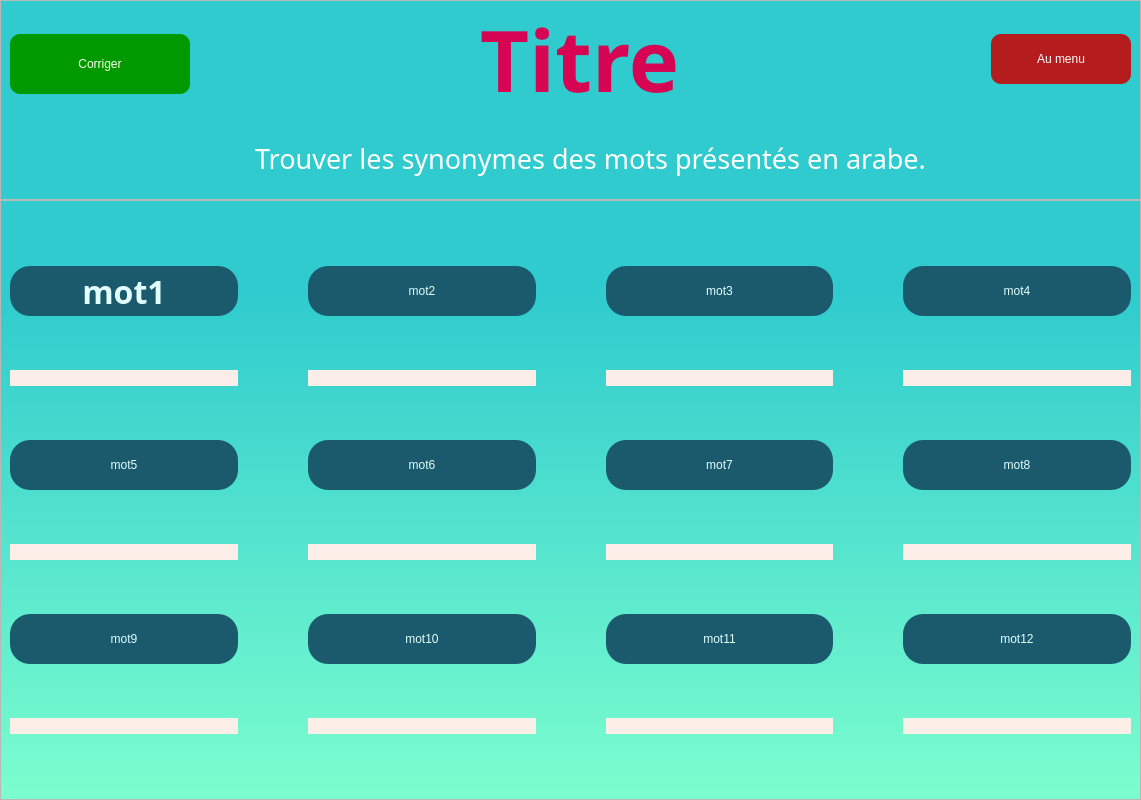
<?xml version="1.0" encoding="UTF-8"?>
<ui version="4.0">
 <class>MainWindow</class>
 <widget class="QMainWindow" name="MainWindow">
  <property name="geometry">
   <rect>
    <x>0</x>
    <y>0</y>
    <width>1141</width>
    <height>800</height>
   </rect>
  </property>
  <property name="windowTitle">
   <string>MainWindow</string>
  </property>
  <widget class="QWidget" name="centralwidget">
   <property name="styleSheet">
    <string notr="true">background-color:qlineargradient(spread:pad, x1:1, y1:0.352, x2:1, y2:1, stop:0.0187793 rgba(47, 203, 206, 255), stop:1 rgba(124, 254, 206, 255))</string>
   </property>
   <layout class="QGridLayout" name="gridLayout_3">
    <property name="leftMargin">
     <number>0</number>
    </property>
    <property name="topMargin">
     <number>0</number>
    </property>
    <property name="rightMargin">
     <number>0</number>
    </property>
    <property name="bottomMargin">
     <number>0</number>
    </property>
    <property name="spacing">
     <number>0</number>
    </property>
    <item row="1" column="0">
     <widget class="QFrame" name="content_frame">
      <property name="styleSheet">
       <string notr="true">background-color: rgb(a255, 255, 255,0);</string>
      </property>
      <property name="frameShape">
       <enum>QFrame::StyledPanel</enum>
      </property>
      <property name="frameShadow">
       <enum>QFrame::Raised</enum>
      </property>
      <layout class="QGridLayout" name="gridLayout_2">
       <property name="leftMargin">
        <number>9</number>
       </property>
       <property name="topMargin">
        <number>21</number>
       </property>
       <property name="rightMargin">
        <number>9</number>
       </property>
       <property name="bottomMargin">
        <number>20</number>
       </property>
       <property name="horizontalSpacing">
        <number>70</number>
       </property>
       <property name="verticalSpacing">
        <number>10</number>
       </property>
       <item row="5" column="0">
        <widget class="QLineEdit" name="word9_guess">
         <property name="maximumSize">
          <size>
           <width>260</width>
           <height>16777215</height>
          </size>
         </property>
         <property name="styleSheet">
          <string notr="true">border-radius:10px;
background-color: rgba(255, 239, 233, 250);
font: 20pt &quot;Calisto MT&quot;;
color: rgb(43, 43, 43);</string>
         </property>
         <property name="alignment">
          <set>Qt::AlignCenter</set>
         </property>
        </widget>
       </item>
       <item row="2" column="2">
        <widget class="QPushButton" name="btn_word7">
         <property name="minimumSize">
          <size>
           <width>0</width>
           <height>50</height>
          </size>
         </property>
         <property name="maximumSize">
          <size>
           <width>290</width>
           <height>16777215</height>
          </size>
         </property>
         <property name="styleSheet">
          <string notr="true">border-radius:20px;
background-color:rgb(27, 89, 108);
border-color: rgb(108, 108, 108);
font: 700 24pt &quot;Book Antiqua&quot;;
color:rgb(225, 255, 255);</string>
         </property>
         <property name="text">
          <string>mot7</string>
         </property>
        </widget>
       </item>
       <item row="3" column="1">
        <widget class="QLineEdit" name="word6_guess">
         <property name="maximumSize">
          <size>
           <width>260</width>
           <height>16777215</height>
          </size>
         </property>
         <property name="styleSheet">
          <string notr="true">border-radius:10px;
background-color: rgba(255, 239, 233, 250);
font: 20pt &quot;Calisto MT&quot;;
color: rgb(43, 43, 43);</string>
         </property>
         <property name="alignment">
          <set>Qt::AlignCenter</set>
         </property>
        </widget>
       </item>
       <item row="2" column="3">
        <widget class="QPushButton" name="btn_word8">
         <property name="minimumSize">
          <size>
           <width>0</width>
           <height>50</height>
          </size>
         </property>
         <property name="maximumSize">
          <size>
           <width>260</width>
           <height>16777215</height>
          </size>
         </property>
         <property name="styleSheet">
          <string notr="true">border-radius:20px;
background-color:rgb(27, 89, 108);
border-color: rgb(108, 108, 108);
font: 700 24pt &quot;Book Antiqua&quot;;
color:rgb(225, 255, 255);</string>
         </property>
         <property name="text">
          <string>mot8</string>
         </property>
        </widget>
       </item>
       <item row="3" column="2">
        <widget class="QLineEdit" name="word7_guess">
         <property name="maximumSize">
          <size>
           <width>260</width>
           <height>16777215</height>
          </size>
         </property>
         <property name="styleSheet">
          <string notr="true">border-radius:10px;
background-color: rgba(255, 239, 233, 250);
font: 20pt &quot;Calisto MT&quot;;
color: rgb(43, 43, 43);</string>
         </property>
         <property name="alignment">
          <set>Qt::AlignCenter</set>
         </property>
        </widget>
       </item>
       <item row="4" column="0">
        <widget class="QPushButton" name="btn_word9">
         <property name="minimumSize">
          <size>
           <width>0</width>
           <height>50</height>
          </size>
         </property>
         <property name="maximumSize">
          <size>
           <width>260</width>
           <height>16777215</height>
          </size>
         </property>
         <property name="styleSheet">
          <string notr="true">border-radius:20px;
background-color:rgb(27, 89, 108);
border-color: rgb(108, 108, 108);
font: 700 24pt &quot;Book Antiqua&quot;;
color:rgb(225, 255, 255);</string>
         </property>
         <property name="text">
          <string>mot9</string>
         </property>
        </widget>
       </item>
       <item row="2" column="0">
        <widget class="QPushButton" name="btn_word5">
         <property name="minimumSize">
          <size>
           <width>0</width>
           <height>50</height>
          </size>
         </property>
         <property name="maximumSize">
          <size>
           <width>260</width>
           <height>16777215</height>
          </size>
         </property>
         <property name="styleSheet">
          <string notr="true">border-radius:20px;
background-color:rgb(27, 89, 108);
border-color: rgb(108, 108, 108);
font: 700 24pt &quot;Book Antiqua&quot;;
color:rgb(225, 255, 255);</string>
         </property>
         <property name="text">
          <string>mot5</string>
         </property>
        </widget>
       </item>
       <item row="1" column="0">
        <widget class="QLineEdit" name="word1_guess">
         <property name="maximumSize">
          <size>
           <width>260</width>
           <height>16777215</height>
          </size>
         </property>
         <property name="layoutDirection">
          <enum>Qt::LeftToRight</enum>
         </property>
         <property name="autoFillBackground">
          <bool>false</bool>
         </property>
         <property name="styleSheet">
          <string notr="true">border-radius:10px;
background-color: rgba(255, 239, 233, 250);
font: 20pt &quot;Calisto MT&quot;;
color: rgb(43, 43, 43);</string>
         </property>
         <property name="text">
          <string/>
         </property>
         <property name="alignment">
          <set>Qt::AlignHCenter|Qt::AlignTop</set>
         </property>
        </widget>
       </item>
       <item row="0" column="3">
        <widget class="QPushButton" name="btn_word4">
         <property name="minimumSize">
          <size>
           <width>0</width>
           <height>50</height>
          </size>
         </property>
         <property name="maximumSize">
          <size>
           <width>260</width>
           <height>16777215</height>
          </size>
         </property>
         <property name="styleSheet">
          <string notr="true">border-radius:20px;
background-color:rgb(27, 89, 108);
border-color: rgb(108, 108, 108);
font: 700 24pt &quot;Book Antiqua&quot;;
color:rgb(225, 255, 255);</string>
         </property>
         <property name="text">
          <string>mot4</string>
         </property>
        </widget>
       </item>
       <item row="1" column="2">
        <widget class="QLineEdit" name="word3_guess">
         <property name="maximumSize">
          <size>
           <width>260</width>
           <height>16777215</height>
          </size>
         </property>
         <property name="styleSheet">
          <string notr="true">border-radius:10px;
background-color: rgba(255, 239, 233, 250);
font: 20pt &quot;Calisto MT&quot;;
color: rgb(43, 43, 43);</string>
         </property>
         <property name="alignment">
          <set>Qt::AlignCenter</set>
         </property>
        </widget>
       </item>
       <item row="1" column="1">
        <widget class="QLineEdit" name="word2_guess">
         <property name="maximumSize">
          <size>
           <width>260</width>
           <height>16777215</height>
          </size>
         </property>
         <property name="styleSheet">
          <string notr="true">border-radius:10px;
background-color: rgba(255, 239, 233, 250);
font: 20pt &quot;Calisto MT&quot;;
color: rgb(43, 43, 43);</string>
         </property>
         <property name="alignment">
          <set>Qt::AlignCenter</set>
         </property>
        </widget>
       </item>
       <item row="4" column="1">
        <widget class="QPushButton" name="btn_word10">
         <property name="minimumSize">
          <size>
           <width>0</width>
           <height>50</height>
          </size>
         </property>
         <property name="maximumSize">
          <size>
           <width>260</width>
           <height>16777215</height>
          </size>
         </property>
         <property name="styleSheet">
          <string notr="true">border-radius:20px;
background-color:rgb(27, 89, 108);
border-color: rgb(108, 108, 108);
font: 700 24pt &quot;Book Antiqua&quot;;
color:rgb(225, 255, 255);</string>
         </property>
         <property name="text">
          <string>mot10</string>
         </property>
        </widget>
       </item>
       <item row="0" column="0">
        <widget class="QPushButton" name="btn_word1">
         <property name="minimumSize">
          <size>
           <width>0</width>
           <height>50</height>
          </size>
         </property>
         <property name="maximumSize">
          <size>
           <width>260</width>
           <height>16777215</height>
          </size>
         </property>
         <property name="font">
          <font>
           <family>Book Antiqua</family>
           <pointsize>24</pointsize>
           <italic>false</italic>
           <bold>true</bold>
          </font>
         </property>
         <property name="styleSheet">
          <string notr="true">border-radius:20px;
background-color:rgb(27, 89, 108);
border-color: rgb(108, 108, 108);
font: 700 24pt &quot;Book Antiqua&quot;;
color:rgb(225, 255, 255);</string>
         </property>
         <property name="text">
          <string>mot1</string>
         </property>
        </widget>
       </item>
       <item row="4" column="2">
        <widget class="QPushButton" name="btn_word11">
         <property name="minimumSize">
          <size>
           <width>0</width>
           <height>50</height>
          </size>
         </property>
         <property name="maximumSize">
          <size>
           <width>260</width>
           <height>16777215</height>
          </size>
         </property>
         <property name="styleSheet">
          <string notr="true">border-radius:20px;
background-color:rgb(27, 89, 108);
border-color: rgb(108, 108, 108);
font: 700 24pt &quot;Book Antiqua&quot;;
color:rgb(225, 255, 255);</string>
         </property>
         <property name="text">
          <string>mot11</string>
         </property>
        </widget>
       </item>
       <item row="5" column="1">
        <widget class="QLineEdit" name="word10_guess">
         <property name="maximumSize">
          <size>
           <width>260</width>
           <height>16777215</height>
          </size>
         </property>
         <property name="styleSheet">
          <string notr="true">border-radius:10px;
background-color: rgba(255, 239, 233, 250);
font: 20pt &quot;Calisto MT&quot;;
color: rgb(43, 43, 43);</string>
         </property>
         <property name="alignment">
          <set>Qt::AlignCenter</set>
         </property>
        </widget>
       </item>
       <item row="3" column="0">
        <widget class="QLineEdit" name="word5_guess">
         <property name="maximumSize">
          <size>
           <width>260</width>
           <height>16777215</height>
          </size>
         </property>
         <property name="styleSheet">
          <string notr="true">border-radius:10px;
background-color: rgba(255, 239, 233, 250);
font: 20pt &quot;Calisto MT&quot;;
color: rgb(43, 43, 43);</string>
         </property>
         <property name="alignment">
          <set>Qt::AlignCenter</set>
         </property>
        </widget>
       </item>
       <item row="5" column="2">
        <widget class="QLineEdit" name="word11_guess">
         <property name="maximumSize">
          <size>
           <width>260</width>
           <height>16777215</height>
          </size>
         </property>
         <property name="styleSheet">
          <string notr="true">border-radius:10px;
background-color: rgba(255, 239, 233, 250);
font: 20pt &quot;Calisto MT&quot;;
color: rgb(43, 43, 43);</string>
         </property>
         <property name="alignment">
          <set>Qt::AlignCenter</set>
         </property>
        </widget>
       </item>
       <item row="5" column="3">
        <widget class="QLineEdit" name="word12_guess">
         <property name="maximumSize">
          <size>
           <width>260</width>
           <height>16777215</height>
          </size>
         </property>
         <property name="styleSheet">
          <string notr="true">border-radius:10px;
background-color: rgba(255, 239, 233, 250);
font: 20pt &quot;Calisto MT&quot;;
color: rgb(43, 43, 43);</string>
         </property>
         <property name="alignment">
          <set>Qt::AlignCenter</set>
         </property>
        </widget>
       </item>
       <item row="2" column="1">
        <widget class="QPushButton" name="btn_word6">
         <property name="minimumSize">
          <size>
           <width>0</width>
           <height>50</height>
          </size>
         </property>
         <property name="maximumSize">
          <size>
           <width>260</width>
           <height>16777215</height>
          </size>
         </property>
         <property name="styleSheet">
          <string notr="true">border-radius:20px;
background-color:rgb(27, 89, 108);
border-color: rgb(108, 108, 108);
font: 700 24pt &quot;Book Antiqua&quot;;
color:rgb(225, 255, 255);</string>
         </property>
         <property name="text">
          <string>mot6</string>
         </property>
        </widget>
       </item>
       <item row="3" column="3">
        <widget class="QLineEdit" name="word8_guess">
         <property name="maximumSize">
          <size>
           <width>260</width>
           <height>16777215</height>
          </size>
         </property>
         <property name="styleSheet">
          <string notr="true">border-radius:10px;
background-color: rgba(255, 239, 233, 250);
font: 20pt &quot;Calisto MT&quot;;
color: rgb(43, 43, 43);</string>
         </property>
         <property name="alignment">
          <set>Qt::AlignCenter</set>
         </property>
        </widget>
       </item>
       <item row="0" column="2">
        <widget class="QPushButton" name="btn_word3">
         <property name="minimumSize">
          <size>
           <width>0</width>
           <height>50</height>
          </size>
         </property>
         <property name="maximumSize">
          <size>
           <width>260</width>
           <height>16777215</height>
          </size>
         </property>
         <property name="styleSheet">
          <string notr="true">border-radius:20px;
background-color:rgb(27, 89, 108);
border-color: rgb(108, 108, 108);
font: 700 24pt &quot;Book Antiqua&quot;;
color:rgb(225, 255, 255);</string>
         </property>
         <property name="text">
          <string>mot3</string>
         </property>
        </widget>
       </item>
       <item row="0" column="1">
        <widget class="QPushButton" name="btn_word2">
         <property name="minimumSize">
          <size>
           <width>0</width>
           <height>50</height>
          </size>
         </property>
         <property name="maximumSize">
          <size>
           <width>260</width>
           <height>16777215</height>
          </size>
         </property>
         <property name="styleSheet">
          <string notr="true">border-radius:20px;
background-color:rgb(27, 89, 108);
border-color: rgb(108, 108, 108);
font: 700 24pt &quot;Book Antiqua&quot;;
color:rgb(225, 255, 255);</string>
         </property>
         <property name="text">
          <string>mot2</string>
         </property>
        </widget>
       </item>
       <item row="1" column="3">
        <widget class="QLineEdit" name="word4_guess">
         <property name="maximumSize">
          <size>
           <width>260</width>
           <height>16777215</height>
          </size>
         </property>
         <property name="styleSheet">
          <string notr="true">border-radius:10px;
background-color: rgba(255, 239, 233, 250);
font: 20pt &quot;Calisto MT&quot;;
color: rgb(43, 43, 43);</string>
         </property>
         <property name="alignment">
          <set>Qt::AlignCenter</set>
         </property>
        </widget>
       </item>
       <item row="4" column="3">
        <widget class="QPushButton" name="btn_word12">
         <property name="minimumSize">
          <size>
           <width>0</width>
           <height>50</height>
          </size>
         </property>
         <property name="maximumSize">
          <size>
           <width>260</width>
           <height>16777215</height>
          </size>
         </property>
         <property name="styleSheet">
          <string notr="true">border-radius:20px;
background-color:rgb(27, 89, 108);
border-color: rgb(108, 108, 108);
font: 700 24pt &quot;Book Antiqua&quot;;
color:rgb(225, 255, 255);</string>
         </property>
         <property name="text">
          <string>mot12</string>
         </property>
        </widget>
       </item>
      </layout>
     </widget>
    </item>
    <item row="0" column="0">
     <widget class="QFrame" name="title_frame">
      <property name="sizePolicy">
       <sizepolicy hsizetype="MinimumExpanding" vsizetype="Preferred">
        <horstretch>0</horstretch>
        <verstretch>0</verstretch>
       </sizepolicy>
      </property>
      <property name="maximumSize">
       <size>
        <width>16777215</width>
        <height>200</height>
       </size>
      </property>
      <property name="styleSheet">
       <string notr="true">background-color: rgb(a255, 255, 255,0);</string>
      </property>
      <property name="frameShape">
       <enum>QFrame::StyledPanel</enum>
      </property>
      <property name="frameShadow">
       <enum>QFrame::Raised</enum>
      </property>
      <layout class="QGridLayout" name="gridLayout">
       <property name="leftMargin">
        <number>9</number>
       </property>
       <property name="topMargin">
        <number>0</number>
       </property>
       <property name="rightMargin">
        <number>9</number>
       </property>
       <property name="bottomMargin">
        <number>8</number>
       </property>
       <property name="horizontalSpacing">
        <number>0</number>
       </property>
       <property name="verticalSpacing">
        <number>8</number>
       </property>
       <item row="0" column="2">
        <widget class="QLabel" name="lvl_title">
         <property name="minimumSize">
          <size>
           <width>100</width>
           <height>0</height>
          </size>
         </property>
         <property name="maximumSize">
          <size>
           <width>16777215</width>
           <height>120</height>
          </size>
         </property>
         <property name="font">
          <font>
           <family>Tw Cen MT</family>
           <pointsize>64</pointsize>
           <italic>false</italic>
           <bold>true</bold>
          </font>
         </property>
         <property name="styleSheet">
          <string notr="true">color:rgb(214, 4, 82);
font: 700 64pt &quot;Tw Cen MT&quot;;</string>
         </property>
         <property name="text">
          <string>Titre </string>
         </property>
         <property name="alignment">
          <set>Qt::AlignHCenter|Qt::AlignTop</set>
         </property>
        </widget>
       </item>
       <item row="0" column="3">
        <widget class="QPushButton" name="btn_return_home">
         <property name="sizePolicy">
          <sizepolicy hsizetype="Preferred" vsizetype="Preferred">
           <horstretch>0</horstretch>
           <verstretch>0</verstretch>
          </sizepolicy>
         </property>
         <property name="minimumSize">
          <size>
           <width>140</width>
           <height>50</height>
          </size>
         </property>
         <property name="maximumSize">
          <size>
           <width>140</width>
           <height>50</height>
          </size>
         </property>
         <property name="styleSheet">
          <string notr="true">background-color: rgb(180, 28, 30);
color: white;
font: 600 16pt &quot;Segoe UI Semibold&quot;;
border-radius: 10px;</string>
         </property>
         <property name="text">
          <string>Au menu</string>
         </property>
        </widget>
       </item>
       <item row="0" column="1">
        <widget class="QPushButton" name="btn_correct">
         <property name="sizePolicy">
          <sizepolicy hsizetype="Preferred" vsizetype="Maximum">
           <horstretch>0</horstretch>
           <verstretch>0</verstretch>
          </sizepolicy>
         </property>
         <property name="minimumSize">
          <size>
           <width>180</width>
           <height>60</height>
          </size>
         </property>
         <property name="maximumSize">
          <size>
           <width>140</width>
           <height>50</height>
          </size>
         </property>
         <property name="styleSheet">
          <string notr="true">background-color: rgb(0, 154, 0);
border-radius: 10px;
color: rgb(252, 255, 234);
font: 700 18pt &quot;Segoe UI Variable Text&quot;;</string>
         </property>
         <property name="text">
          <string>Corriger</string>
         </property>
        </widget>
       </item>
       <item row="3" column="2">
        <widget class="QLabel" name="label">
         <property name="sizePolicy">
          <sizepolicy hsizetype="Preferred" vsizetype="Preferred">
           <horstretch>0</horstretch>
           <verstretch>0</verstretch>
          </sizepolicy>
         </property>
         <property name="minimumSize">
          <size>
           <width>16</width>
           <height>2</height>
          </size>
         </property>
         <property name="maximumSize">
          <size>
           <width>1270</width>
           <height>16777215</height>
          </size>
         </property>
         <property name="font">
          <font>
           <family>Segoe UI Semibold</family>
           <pointsize>20</pointsize>
          </font>
         </property>
         <property name="styleSheet">
          <string notr="true">background-color: rgba(255, 255, 255,0);
color: rgb(255, 255, 255);</string>
         </property>
         <property name="text">
          <string>Trouver les synonymes des mots présentés en arabe.</string>
         </property>
         <property name="alignment">
          <set>Qt::AlignCenter</set>
         </property>
        </widget>
       </item>
      </layout>
     </widget>
    </item>
   </layout>
  </widget>
 </widget>
 <resources/>
 <connections/>
</ui>
